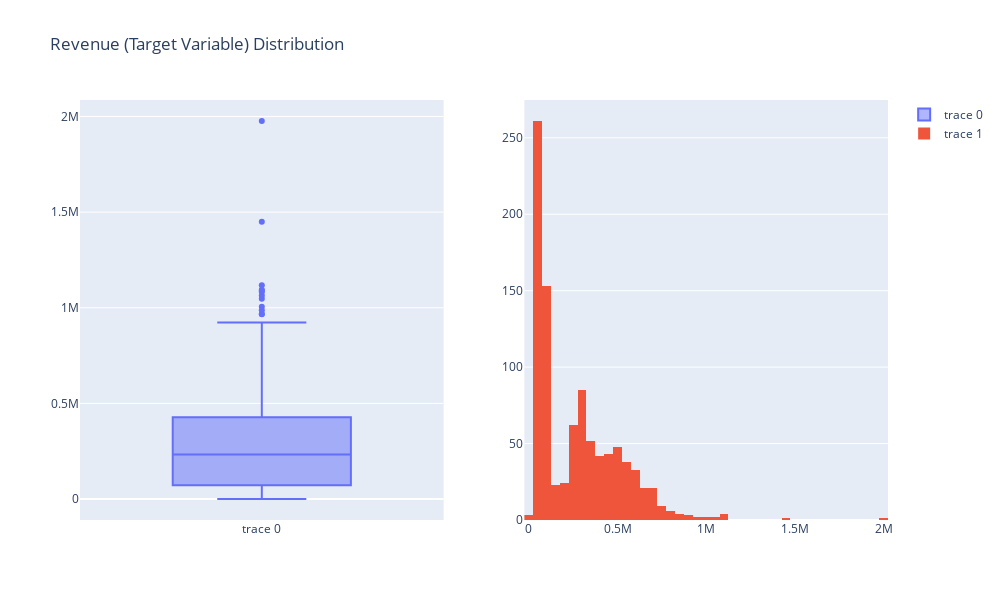

Notebook cell for this chart:
### Markdown cell above
### Revenue Distribution

### Code cell
fig_rev = make_subplots(rows=1, cols=2)

fig_rev.add_trace(
    go.Box(y=search_df['revenue']),
    row=1, col=1
)

fig_rev.add_trace(
    go.Histogram(x=search_df['revenue']),
#     ff.create_distplot([search_df['revenue']], ['revenue']),
    row=1, col=2
)

fig_rev.update_layout(height=600, width=1000, title_text="Revenue (Target Variable) Distribution")
fig_rev.show()

### Figure 1 — Plotly figure (JSON) as saved in the notebook; plotly's stock layout.template omitted (floating-point values rounded to 4 significant figures; data arrays with more than 128 entries replaced by an {"elided": "..."} marker saying what was removed)
{"data": [{"type": "box", "xaxis": "x", "y": {"elided": "943 float values"}, "yaxis": "y"}, {"type": "histogram", "x": {"elided": "943 float values"}, "xaxis": "x2", "yaxis": "y2"}], "layout": {"height": 600, "title": {"text": "Revenue (Target Variable) Distribution"}, "width": 1000, "xaxis": {"anchor": "y", "domain": [0, 0.45]}, "xaxis2": {"anchor": "y2", "domain": [0.55, 1]}, "yaxis": {"anchor": "x", "domain": [0, 1]}, "yaxis2": {"anchor": "x2", "domain": [0, 1]}}}
